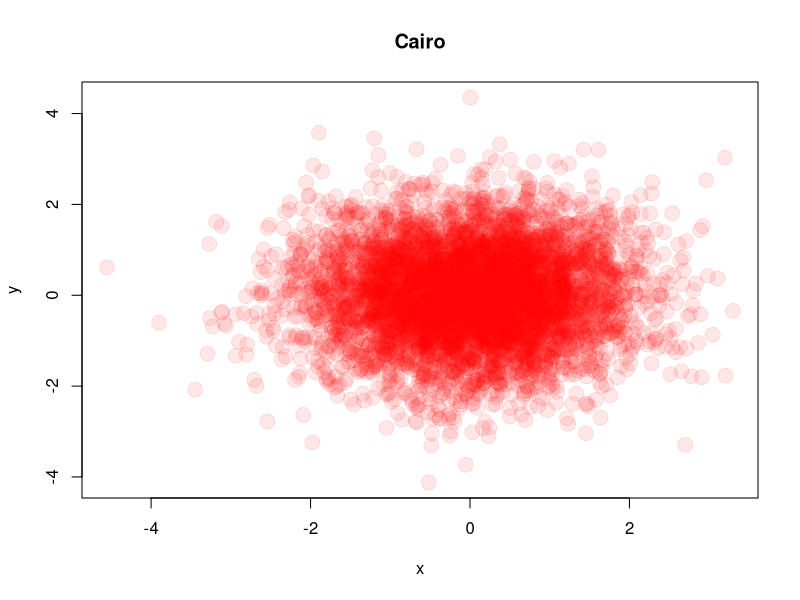

R code for this plot:
#Cairo
#https://www.cnblogs.com/payton/p/5391680.html
#R语言不仅在统计分析，数据挖掘领域，计算能力强大。在数据可视化上，也不逊于昂贵的商业。当然，背后离不开各种开源软件包的支持，Cairo就是这样一个用于矢量图形处理的类库。
# Cairo可以创建高质量的矢量图形(PDF, PostScript, SVG) 和 位图(PNG, JPEG, TIFF)，同时支持在后台程序中高质量渲染！
# 本文将介绍，Cairo在R语言中的使用。
#特别是原生画图命令失效的时候。
#莫名其妙不能使用X11生成图片, 只好使用图形渲染库Cairo。
#> plot(c(1,2,3))
#Error in RStudioGD() : 
#  Shadow graphics device error: r error 4 (R code execution error)


#1.安装
# sudo apt-get install libcairo2-dev
# sudo apt-get install libxt-dev
#chooseBioCmirror() #选择最近的镜像
#install.packages("Cairo")
library(Cairo)
Cairo.capabilities()
#png   jpeg   tiff    pdf    svg     ps    x11    win raster 
#TRUE   TRUE  FALSE   TRUE   TRUE   TRUE   TRUE  FALSE   TRUE


#2.使用：Cairo使用起来非常简单，和基础包grDevices中的函数对应。
# CairoPNG: 对应grDevices:png()
# CairoJPEG: 对应grDevices:jpeg()
# CairoTIFF: 对应grDevices:tiff()
# CairoSVG: 对应grDevices:svg()
# CairoPDF: 对应grDevices:pdf()


#3.实例
#数据
x<-rnorm(6000)
y<-rnorm(6000)

#开始画图
CairoPDF(file="Cairo4.pdf",width=10,height=10)

#画图语句
plot(x,y,col="#ff000018",pch=19,cex=2,main = "Cairo")

#结束画图
dev.off()
